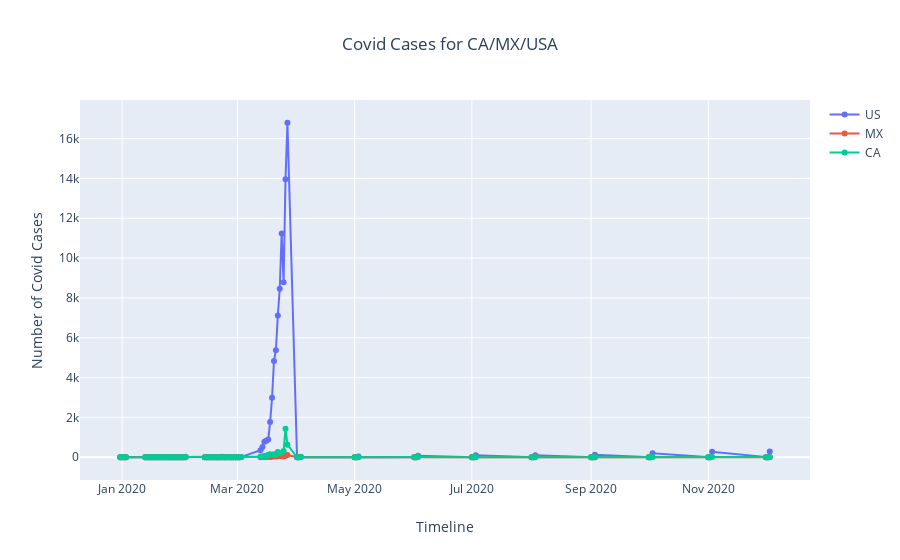

The cell this chart's notebook holds for it:
### Markdown cell above
# Aligning the title

### Code cell
fig = go.Figure()

for country in usa_border_buddies:
    df_country = df.loc[df["countriesAndTerritories"]==country]
    geoId = df_country["geoId"].values[0]
    trace = go.Scatter(x=df_country["dateRep"], y=df_country["cases"], mode="lines+markers", name=geoId)
    fig.add_trace(trace)

fig.update_layout(
    title={
        "text": "Covid Cases for CA/MX/USA",
        "x":0.5,
        "xanchor": "center"
        },
    xaxis_title="Timeline",
    yaxis_title="Number of Covid Cases"
)
    
fig.show()
